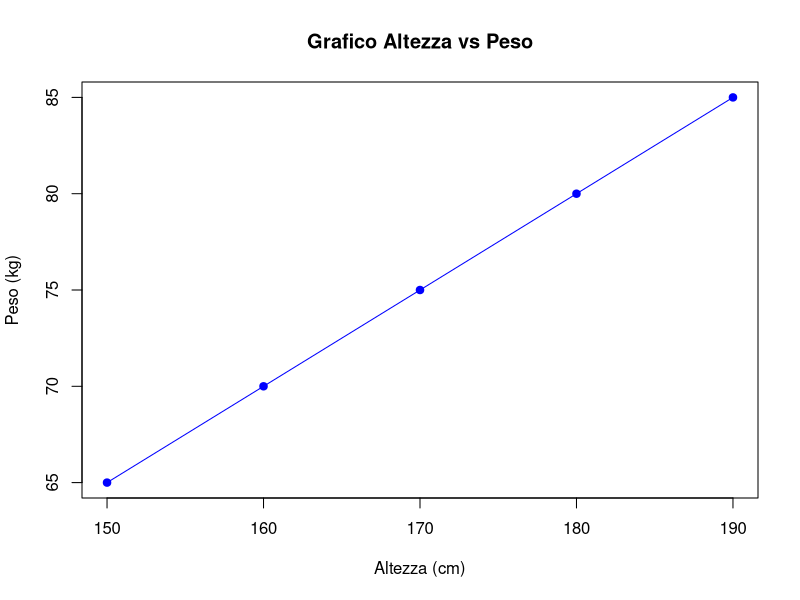
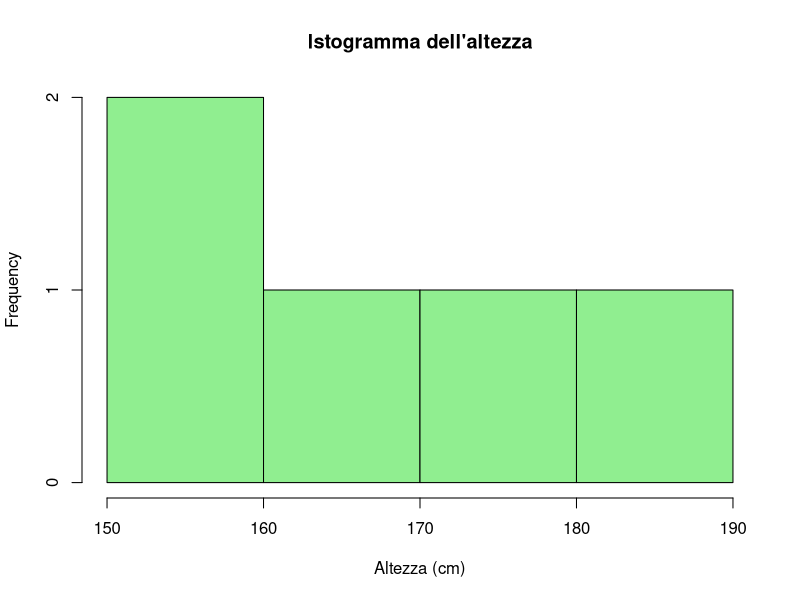
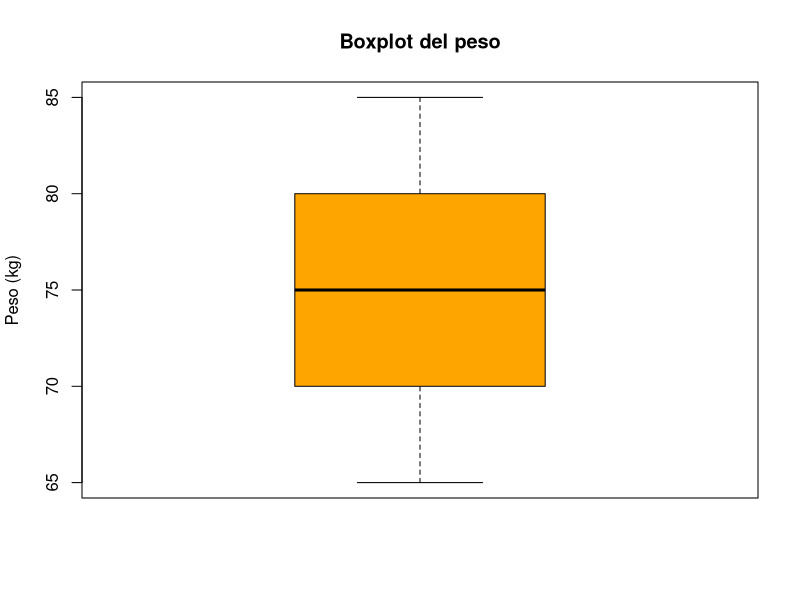
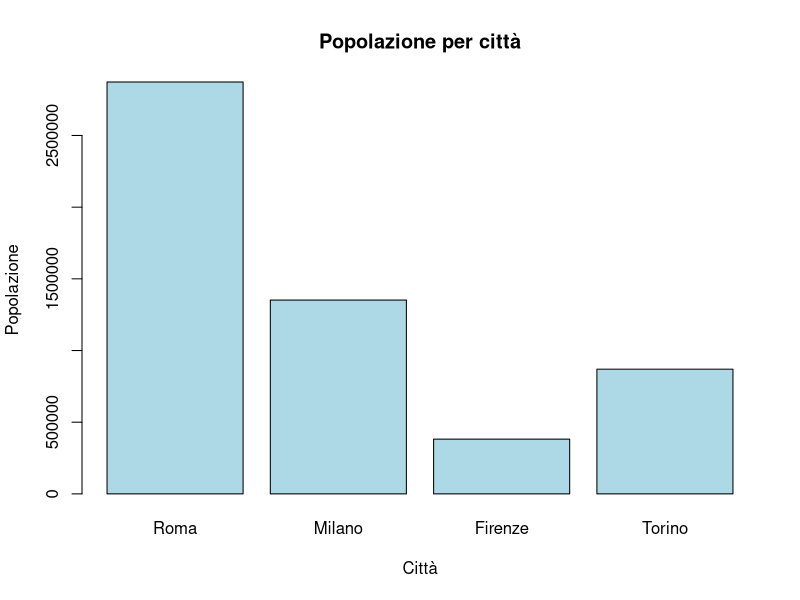

These figures' R source, in order:
## ---- chunk 1
# Creare un semplice grafico a dispersione
altezza <- c(150, 160, 170, 180, 190)
peso <- c(65, 70, 75, 80, 85)

# Scatter plot
plot(altezza, 
     peso, 
     main = "Grafico Altezza vs Peso",
     xlab = "Altezza (cm)", 
     ylab = "Peso (kg)", 
     type = "o", # indica che vogliamo una linea con punti
     pch = 19, 
     col = "blue"
)

# Creare un istogramma della variabile altezza
hist(altezza, 
     main = "Istogramma dell'altezza",
     xlab = "Altezza (cm)", 
     col = "lightgreen", 
     border = "black"
)

# Creare un boxplot del peso
boxplot(peso,
        main = "Boxplot del peso",
        ylab = "Peso (kg)", 
        col = "orange"
)

# Dati categoriali
città <- c("Roma", "Milano", "Firenze", "Torino")
popolazione <- c(2873000, 1352000, 382000, 870000)

# Creare un grafico a barre
barplot(popolazione,
        names.arg = città,
        col = "lightblue",
        xlab = "Città",
        ylab = "Popolazione",
        main = "Popolazione per città"
)

